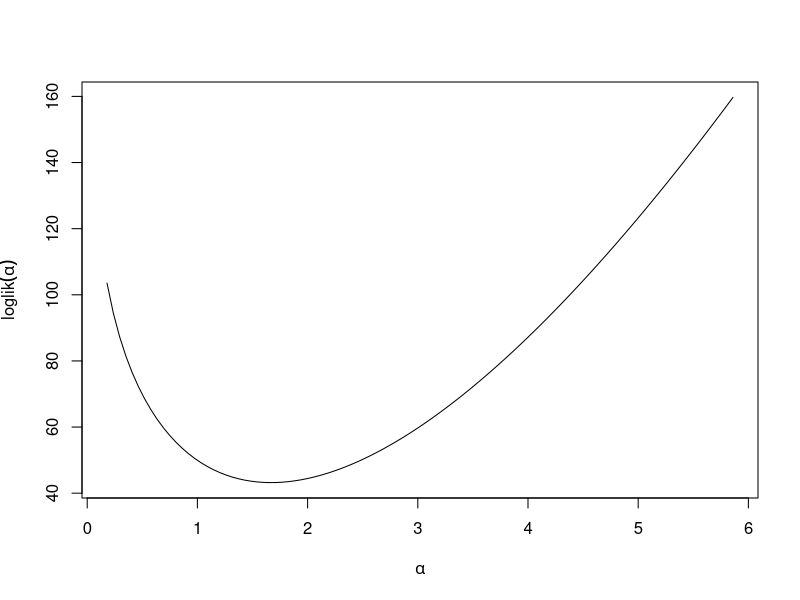
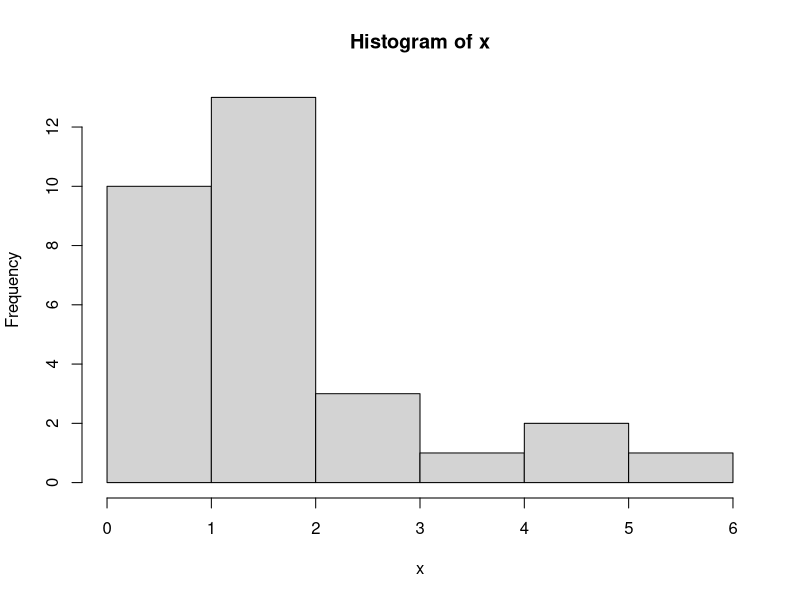

These charts were generated, in order, by the following R code: (Note: this script raises an error after producing the figures.)


x <- c(1.99,1.46,2.01,0.18,4.35,0.30,0.34,0.91,0.24,0.27,0.82,5.86,1.63,1.35,1.26,
		 1.40,2.59,1.34,0.70,1.39,1.40,0.83,2.87,3.62,0.52,4.15,1.72,1.23,1.60,1.61)

mlogl <- function(alpha, x) {
    if (length(alpha) > 1) stop("alpha must be scalar")
    if (alpha <= 0) stop("alpha must be positive")
    -sum(dgamma(x, shape=alpha, log=TRUE))
}

alpha.start <- mean(x)
fit <- optim(alpha.start, mlogl, x=x, hessian=TRUE)
print(fit)

fred <- function(alpha) apply(as.matrix(alpha), 1, mlogl, x=x)
curve(fred, from=min(x), to=max(x), xlab=expression(alpha), ylab=expression(loglik(alpha)))

length(x)
summary(x)
hist(x) 





########## 2 parameters #########################

mlogl <- function(theta, x) {
    if (length(theta) != 2) stop("theta must be vector of length 2")
    alpha <- theta[1]
    lambda <- theta[2]
    if (alpha <= 0) stop("theta[1] must be positive")
    if (lambda <= 0) stop("theta[2] must be positive")
    -sum(dgamma(x, shape=alpha, rate=lambda, log=TRUE))
}

alpha.start <- mean(x)^2 / var(x)
lambda.start <- mean(x) / var(x)
theta.start <- c(alpha.start, lambda.start)

fit <- optim(mlogl, theta.start, x=x, hessian=TRUE)
print(fit)
print(theta.start)
eigen(fit$hessian, symmetric=TRUE)

###############################################

mlogl <- function(theta) {
    stopifnot(is.numeric(theta))
    stopifnot(length(theta) == 5)
    mu1 <- theta[1]
    mu2 <- theta[2]
    v1 <- theta[3]
    v2 <- theta[4]
    p <- theta[5]
    -sum(log(p * dnorm(x, mu1, sqrt(v1)) + (1 - p) * dnorm(x, mu2, sqrt(v2))))
}

n <- length(x)
p.start <- 0.5
mu1.start <- mean(sort(x)[seq(along=x) <= n / 2])
mu2.start <- mean(sort(x)[seq(along=x) > n / 2])
v1.start <- var(sort(x)[seq(along=x) <= n / 2])
v2.start <- var(sort(x)[seq(along=x) > n / 2])
theta.start <- c(mu1.start, mu2.start, v1.start, v2.start, p.start)

fit <- nlm(mlogl, theta.start, print.level=2, fscale=length(x))
fit <- nlm(mlogl, fit$estimate, print.level=2, fscale=length(x), hessian=TRUE)
print(fit)
print(theta.start)

mu1.hat <- fit$estimate[1]
mu2.hat <- fit$estimate[2]
sigma1.hat <- sqrt(fit$estimate[3])
sigma2.hat <- sqrt(fit$estimate[4])
p.hat <- fit$estimate[5]
fred <- function(x) 
	p.hat * dnorm(x, mu1.hat, sigma1.hat) + (1 - p.hat) * dnorm(x, mu2.hat, sigma2.hat)
hist(x, freq=FALSE)
curve(fred, add=TRUE)
hist(x, freq=FALSE, ylim=c(0, fred(mu1.hat)))
curve(fred, add=TRUE)
eigen(fit$hessian, symmetric=TRUE)





#### Using a different optimizer ############

x <- c(1.99,1.46,2.01,0.18,4.35,0.30,0.34,0.91,0.24,0.27,0.82,5.86,1.63,1.35,1.26,
		 1.40,2.59,1.34,0.70,1.39,1.40,0.83,2.87,3.62,0.52,4.15,1.72,1.23,1.60,1.61)

mlogl <- function(theta) {
    stopifnot(is.numeric(theta))
    stopifnot(length(theta)==5)
    mu1 <- theta[1]
    mu2 <- theta[2]
    v1 <- theta[3]
    v2 <- theta[4]
    p <- theta[5]
    -sum(log(p * dnorm(x, mu1, sqrt(v1)) + (1 - p) * dnorm(x, mu2, sqrt(v2))))
}

### Get starting parameters ####
n <- length(x)
p.start <- 1 / 2
mu1.start <- mean(sort(x)[seq(along=x) <= n / 2])
mu2.start <- mean(sort(x)[seq(along=x) > n / 2])
v1.start <- var(sort(x)[seq(along=x) <= n / 2])
v2.start <- var(sort(x)[seq(along=x) > n / 2])
theta.start <- c(mu1.start, mu2.start, v1.start, v2.start, p.start)

fit <- optim(theta.start, mlogl, method="Nelder-Mead",
				 lower   = c(-Inf, -Inf, 0, 0, 0),
				 upper   = c(Inf, Inf, Inf, Inf, 1),
				 control = list(fnscale=length(x), trace=2),
				 hessian = TRUE)
print(fit)
print(theta.start)




#### Using MLE library of Stats4 ###############

x <- c(1.99,1.46,2.01,0.18,4.35,0.30,0.34,0.91,0.24,0.27,0.82,5.86,1.63,1.35,1.26,
		 1.40,2.59,1.34,0.70,1.39,1.40,0.83,2.87,3.62,0.52,4.15,1.72,1.23,1.60,1.61)

mlogl <- function(theta) {
    stopifnot(is.numeric(theta))
    stopifnot(length(theta)==5)
    mu1 <- theta[1]
    mu2 <- theta[2]
    v1 <- theta[3]
    v2 <- theta[4]
    p <- theta[5]
    -sum(log(p * dnorm(x, mu1, sqrt(v1)) + (1 - p) * dnorm(x, mu2, sqrt(v2))))
}

n <- length(x)
p.start <- 0.5
mu1.start <- mean(sort(x)[seq(along = x) <= n / 2])
mu2.start <- mean(sort(x)[seq(along = x) > n / 2])
v1.start <- var(sort(x)[seq(along = x) <= n / 2])
v2.start <- var(sort(x)[seq(along = x) > n / 2])
theta.start <- c(mu1.start, mu2.start, v1.start, v2.start, p.start)

fit <- stats4::mle(mlogl, c(mu1.start, mu2.start, v1.start, v2.start, p.start), 
						 method="Nelder-Mead", fixed=list())

